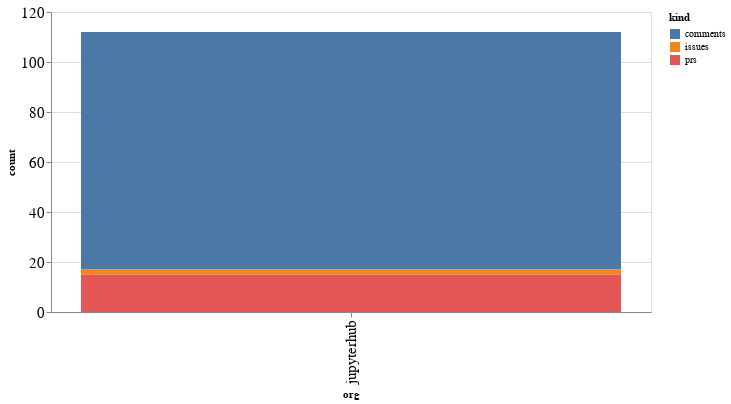

Source (notebook cell):
### Code cell
alt.Chart(org_summaries, width=600).mark_bar().encode(
    x='org',
    y='count',
    color='kind',
    tooltip="org"
)

### Figure 1 — Vega-Lite specification as saved in the notebook (floating-point values rounded to 4 significant figures)
{"config": {"axisLeft": {"labelFontSize": 15}, "axisBottom": {"labelFontSize": 15}}, "data": {"name": "data-81020fc443a270403e49306e571e08c0"}, "mark": "bar", "encoding": {"color": {"type": "nominal", "field": "kind"}, "tooltip": {"type": "nominal", "field": "org"}, "x": {"type": "nominal", "field": "org"}, "y": {"type": "quantitative", "field": "count"}}, "width": 600, "$schema": "https://vega.github.io/schema/vega-lite/v4.8.1.json", "datasets": {"data-81020fc443a270403e49306e571e08c0": [{"org": "jupyterhub", "kind": "comments", "count": 95}, {"org": "jupyterhub", "kind": "issues", "count": 2}, {"org": "jupyterhub", "kind": "prs", "count": 15}]}}
